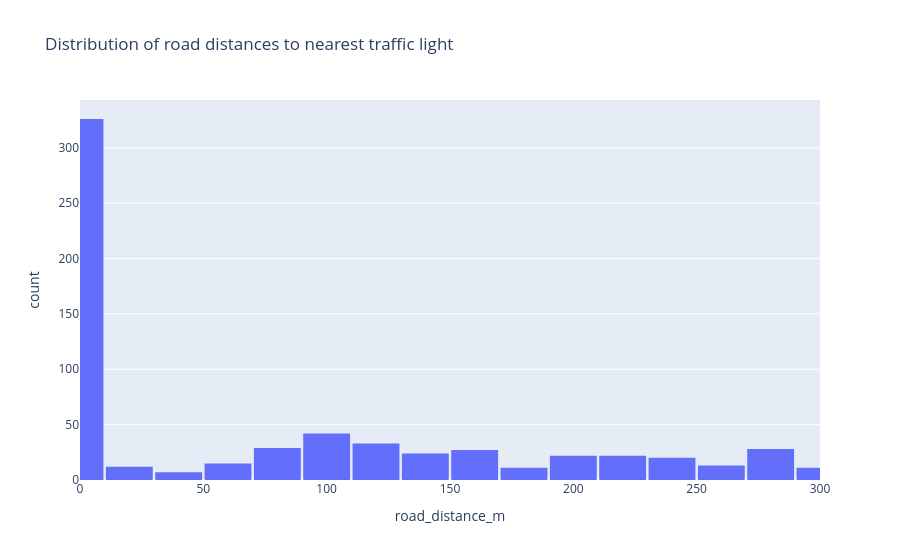

The code cell stored with this chart in its notebook:
### Code cell
fig = px.histogram(
    nearest_df,
    x="road_distance_m",
    nbins=1000,
    title="Distribution of road distances to nearest traffic light",
    labels={"distance_m": "Distance (m)"},
    range_x=[0, 300]
)
fig.update_layout(bargap=0.05)
fig.show()

### Figure 1 — Plotly figure (JSON) as saved in the notebook; plotly's stock layout.template omitted (floating-point values rounded to 4 significant figures; data arrays with more than 128 entries replaced by an {"elided": "..."} marker saying what was removed)
{"data": [{"alignmentgroup": "True", "bingroup": "x", "hovertemplate": "road_distance_m=%{x}<br>count=%{y}<extra></extra>", "legendgroup": "", "marker": {"color": "#636efa", "pattern": {"shape": ""}}, "name": "", "nbinsx": 1000, "offsetgroup": "", "orientation": "v", "showlegend": false, "type": "histogram", "x": {"elided": "792 float values"}, "xaxis": "x", "yaxis": "y"}], "layout": {"bargap": 0.05, "barmode": "relative", "legend": {"tracegroupgap": 0}, "title": {"text": "Distribution of road distances to nearest traffic light"}, "xaxis": {"anchor": "y", "domain": [0, 1], "range": [0, 300], "title": {"text": "road_distance_m"}}, "yaxis": {"anchor": "x", "domain": [0, 1], "title": {"text": "count"}}}}
